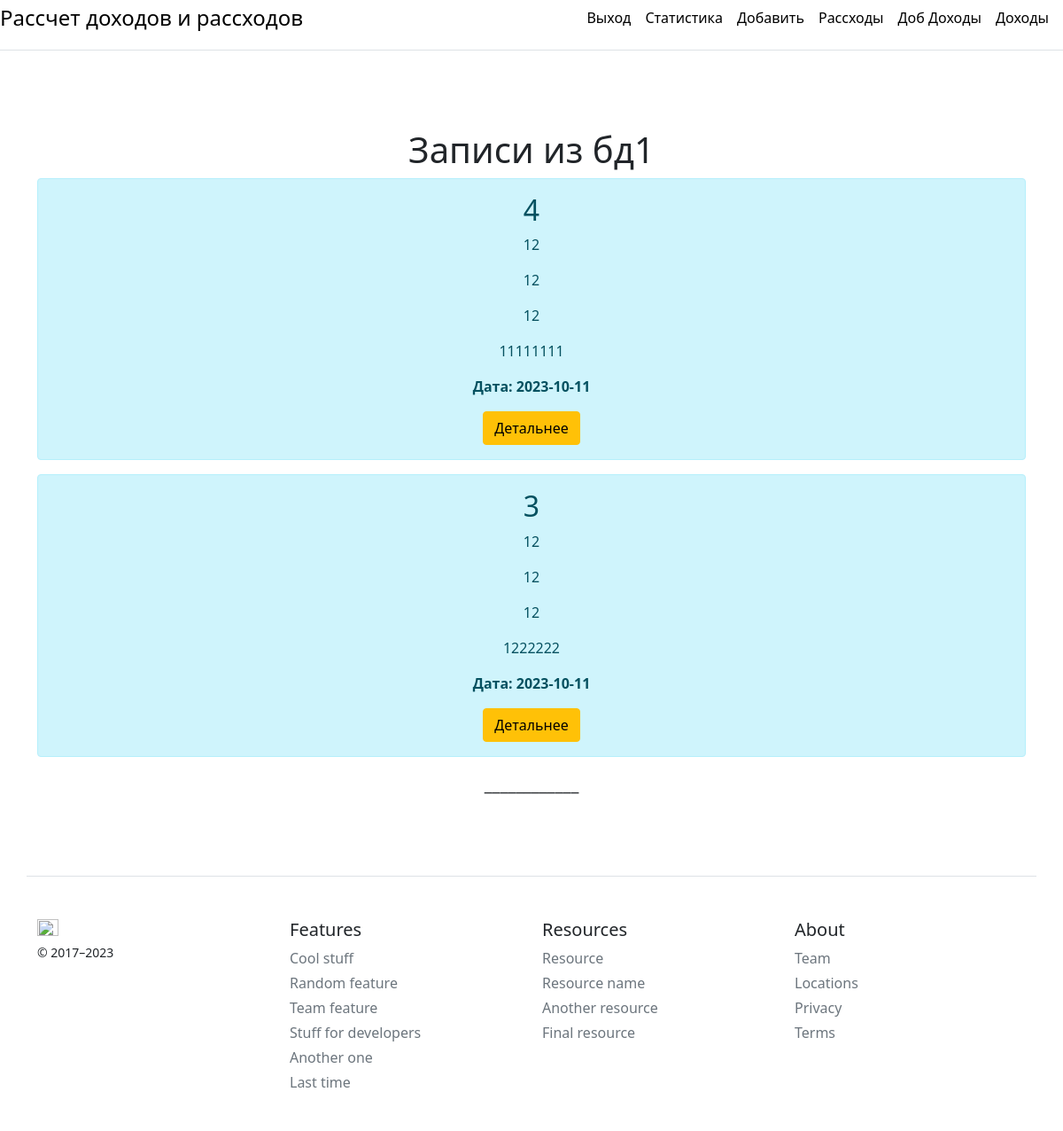
/posts (signed in), run on the app's committed database.
### app.py (models this page shows, shortened)
class Article(db.Model):
    id = db.Column(db.Integer, primary_key=True)
    name = db.Column(db.String(100), primary_key=False, default='Не указана покупка')
    index = db.Column(db.String(100), primary_key=False, default='')
    quantity = db.Column(db.Integer, default=1)
    cost = db.Column(db.Integer, nullable=False)
    user_id = db.Column(db.Integer, db.ForeignKey('registration.id'))
    date = db.Column(db.DateTime, default=datetime.now)

### app.py (the view)
@app.route('/posts')
@login_required
def posts():
    articles = Article.query.filter(Article.user_id == current_user.id).order_by(Article.date.desc()).all()
    return render_template("posts.html", articles=articles)

### app.py (called while the page is built)
@login_manager.user_loader
def load_user(user_id):
    return Registration.query.filter(Registration.id == user_id).first()

### templates/posts.html (shortened to what this page needs)
{% extends 'base.html' %}
{% block body%}
<div class="container mt-5">
    <h1> Записи из бд1</h1>
    {% for e in articles %}
    <div class="alert alert-info">
        <h2> {{e.id}} </h2>
        <p> {{e.name}} </p>
        <p> {{e.index}} </p>
        <p> {{e.quantity}} </p>
        <p> {{e.cost}} </p>
        <p><b> Дата: {{e.date.date() }}</b></p>
        <button class="btn btn-warning">Детальнее</button>
    </div>
    {% endfor %}
</div>
{% endblock %}

### data on the page
Article: id "4", name "12", index "12", quantity "12", cost "11111111", date "2023-10-11"
Article: id "3", name "12", index "12", quantity "12", cost "1222222", date "2023-10-11"
